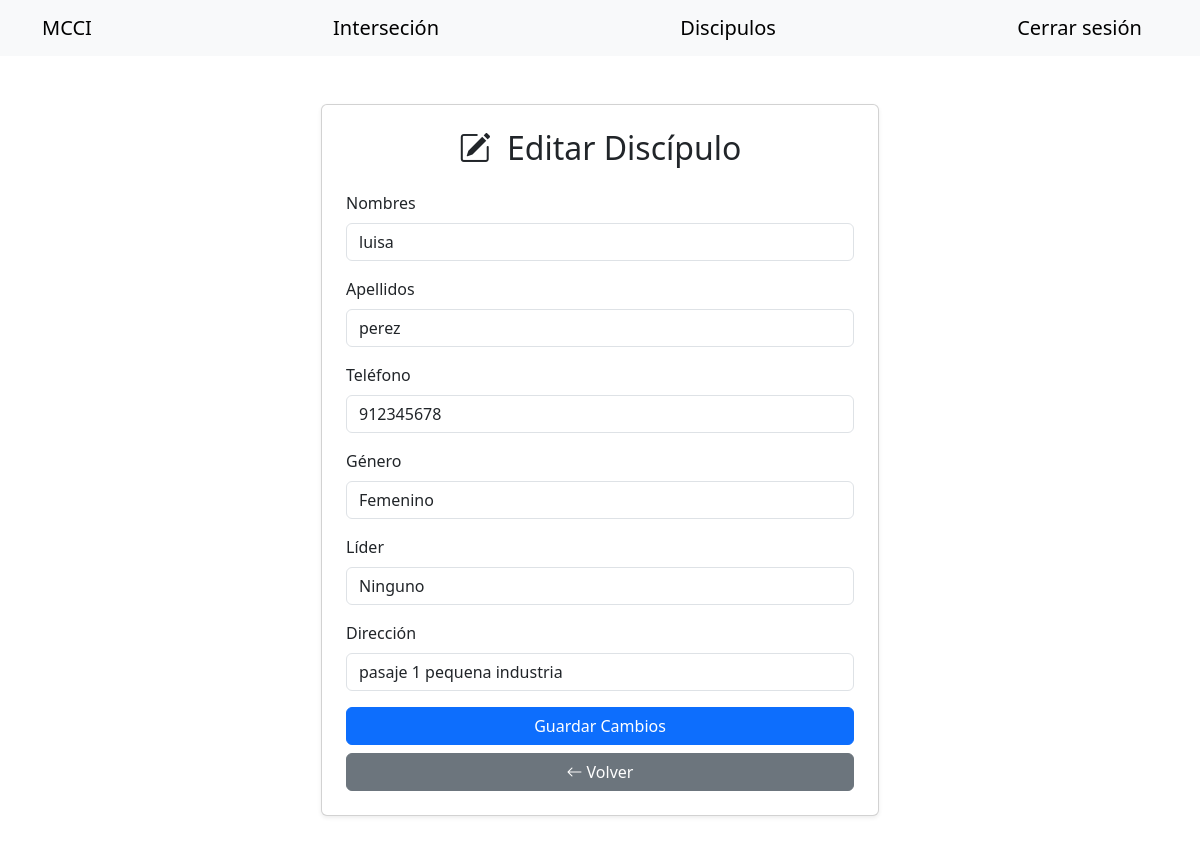
The page /discipulo/1/editar (signed in) on the database its author committed.
### app/models.py (models this page shows)
class Discipulo(db.Model):
    __tablename__ = 'discipulo'
    id = db.Column(db.Integer, primary_key=True)
    nombres = db.Column(db.String(100), nullable=False)
    apellidos = db.Column(db.String(100), nullable=False)
    telefono = db.Column(db.String(15), unique=True, nullable=False)
    lider_id = db.Column(db.Integer, db.ForeignKey('user.id'), nullable=True)
    genero = db.Column(db.String(10), nullable=False)
    direccion = db.Column(db.String(200), nullable=False)
    fecha = db.Column(db.DateTime, default=datetime.utcnow)
    notas = db.relationship('Nota', back_populates='discipulo', cascade='all, delete-orphan')
    lider = db.relationship('User', backref=db.backref('discipulos', lazy=True))

### app/routes.py (the view, shortened to what this page needs)
@bp.route('/discipulo/<int:id>/editar', methods=['GET', 'POST'])
@login_required
def editar_discipulo(id):
    discipulo = Discipulo.query.get_or_404(id)
    form = DiscipuloForm(obj=discipulo)
    lideres = User.query.all()
    form.lider.choices = [(None, "Ninguno")] + [(lider.id, f"{lider.nombres} {lider.apellidos}") for lider in lideres]
    form.genero.choices = [('Masculino', 'Masculino'), ('Femenino', 'Femenino')]
    return render_template('editar_discipulo.html', form=form, discipulo=discipulo)

### app/forms.py
class DiscipuloForm(FlaskForm):
    nombres = StringField('Nombres', validators=[DataRequired(), Length(min=2, max=100)])
    apellidos = StringField('Apellidos', validators=[DataRequired(), Length(min=2, max=100)])
    telefono = StringField('Teléfono', validators=[DataRequired(), Length(min=9, max=15)])
    genero = SelectField('Género', validators=[DataRequired()])
    lider = SelectField('Líder', coerce=lambda x: int(x) if x and x != 'None' else None, validators=[Optional()])
    direccion = StringField('Dirección', validators=[DataRequired()])
    submit = SubmitField('Registrar Discipulo')

### app/__init__.py (called while the page is built)
def create_app():
    app = Flask(__name__)
    app.config.from_object(Config)
    db.init_app(app)
    migrate.init_app(app, db)
    login_manager.init_app(app)
    login_manager.login_view = 'login'
    with app.app_context():
        from . import models
        @login_manager.user_loader
        def load_user(user_id):
            from .models import User
            return User.query.get(int(user_id))
    from .routes import bp
    app.register_blueprint(bp)
    return app

### app/templates/editar_discipulo.html (shortened to what this page needs)
{% extends "base.html" %}
{% set navbar=true %}
{% block content %}
<div class="container my-5">
    <div class="col-md-6 mx-auto">
        <div class="card shadow-sm">
            <div class="card-body p-4">
                <h2 class="text-center mb-4">
                    <i class="bi bi-pencil-square me-2"></i> Editar Discípulo
                </h2>
                <form method="POST">
                    {% for field in [form.nombres, form.apellidos, form.telefono, form.genero, form.lider, form.direccion] %}
                    <div class="mb-3">
                        {{ field.label(class="form-label") }}
                        {{ field(class="form-control") }}
                    </div>
                    {% endfor %}
                    <button type="submit" class="btn btn-primary w-100">Guardar Cambios</button>
                    <a href="{{ url_for('main.listado') }}" class="btn btn-secondary w-100 mt-2">
                        <i class="bi bi-arrow-left me-1"></i>Volver</a>
                </form>
            </div>
        </div>
    </div>
</div>
{% endblock content %}

### rows shown on the page
Discipulo: nombres "luisa" "perez" "912345678" "Femenino" "Ninguno" "pasaje 1 pequena industria"

### other values the page prints
{{ field.label(class="form-label") }} "Nombres" "Apellidos" "Teléfono" "Género" "Líder" "Dirección"
